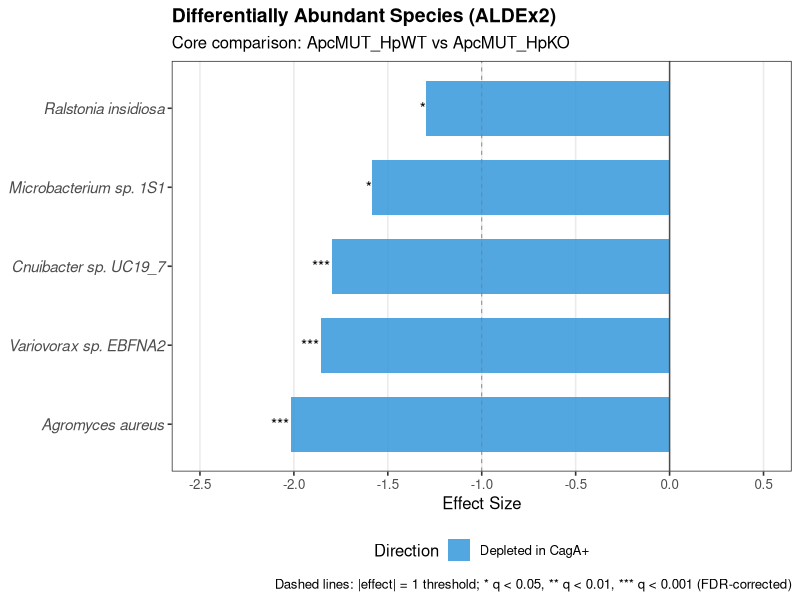
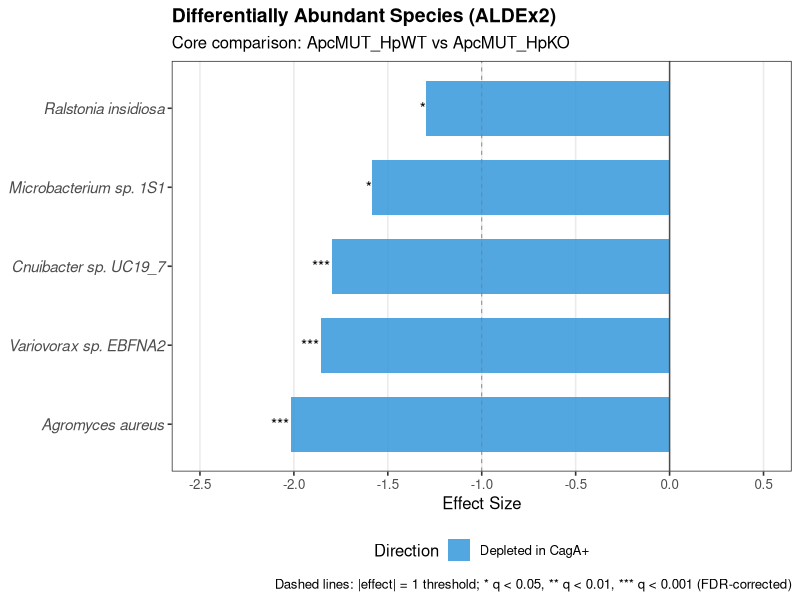

Here is the R script that generated these plots, in order:
# ==============================================================================
# DAA Effect Size Visualization for PPT
# 01分析 - ALDEx2显著差异物种
# ==============================================================================

library(ggplot2)
library(dplyr)
library(here)

# 1. 从 CSV 读取数据（确保数据准确）
daa_data <- read.csv(
  here::here("analyses", "data", "01_alpha_beta_diversity_analysis",
             "20_daa_aldex2_significant_species.csv")
)

# 按effect排序，处理FDR值（wi.eBH = 0 视为 < 0.001）
daa_data <- daa_data |>
  dplyr::rename(species = taxon, q_value = wi.eBH) |>
  dplyr::mutate(
    species = factor(species, levels = species[order(effect)]),
    direction = ifelse(effect < 0, "Depleted in CagA+", "Enriched in CagA+"),
    sig_label = dplyr::case_when(
      q_value < 0.001 ~ "***",
      q_value < 0.01 ~ "**",
      q_value < 0.05 ~ "*",
      TRUE ~ ""
    )
  )

# 2. 绘图
p_daa <- ggplot(daa_data, aes(x = effect, y = species, fill = direction)) +
  geom_col(width = 0.7, alpha = 0.85) +
  geom_vline(xintercept = 0, linetype = "solid", color = "gray30", linewidth = 0.5) +
  geom_vline(xintercept = c(-1, 1), linetype = "dashed", color = "gray50", linewidth = 0.3) +
  geom_text(aes(label = sig_label, x = effect),
            hjust = 1.1,  # 右对齐，紧贴柱子末端左侧
            vjust = 0.5,
            size = 4, color = "black") +
  scale_fill_manual(values = c("Depleted in CagA+" = "#3498db",
                                "Enriched in CagA+" = "#e74c3c")) +
  scale_x_continuous(limits = c(-2.5, 0.5), breaks = seq(-2.5, 0.5, 0.5)) +
  labs(
    title = "Differentially Abundant Species (ALDEx2)",
    subtitle = "Core comparison: ApcMUT_HpWT vs ApcMUT_HpKO",
    x = "Effect Size",
    y = NULL,
    fill = "Direction",
    caption = "Dashed lines: |effect| = 1 threshold; * q < 0.05, ** q < 0.01, *** q < 0.001 (FDR-corrected)"
  ) +
  theme_bw(base_size = 12) +
  theme(
    plot.title = element_text(face = "bold", size = 14),
    axis.text.y = element_text(face = "italic", size = 11),
    legend.position = "bottom",
    panel.grid.major.y = element_blank(),
    panel.grid.minor = element_blank()
  )

print(p_daa)

# 3. 保存图片
ggsave(
  filename = here::here("analyses", "data", "01_alpha_beta_diversity_analysis",
                        "daa_aldex2_effect_size.png"),
  plot = p_daa,
  width = 8,
  height = 5,
  dpi = 300
)

cat("图片已保存至: analyses/data/01_alpha_beta_diversity_analysis/daa_aldex2_effect_size.png\n")
